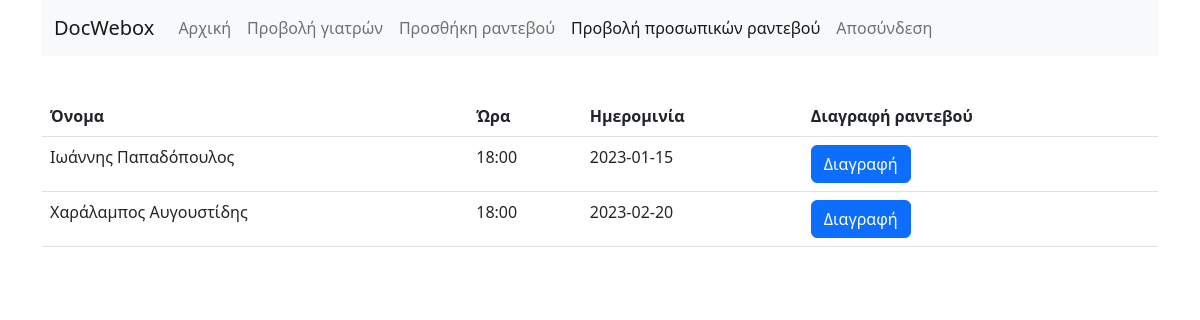
Page /showAppointments.php (signed in) on the committed database.
### tables this page shows
CREATE TABLE `calendar` (
  `id` int(11) NOT NULL,
  `id_doc` int(11) NOT NULL,
  `id_pat` int(11) NOT NULL,
  `time` time(6) NOT NULL,
  `date` date NOT NULL
);

CREATE TABLE `docs` (
  `id` int(11) NOT NULL,
  `fname` varchar(15) NOT NULL,
  `lname` varchar(15) NOT NULL,
  `exp` varchar(20) NOT NULL,
  `loc` varchar(20) NOT NULL
);

### showAppointments.php (the view, shortened to what this page needs)
<?php
include "connect.php";
?>
<!DOCTYPE html>
<html>
	<head>
    	<link href="https://cdn.jsdelivr.net/npm/bootstrap@5.2.3/dist/css/bootstrap.min.css" rel="stylesheet">
	</head>
	<body>
	<div class="container">
	<nav class="navbar navbar-expand-lg navbar-light bg-light">
		<div class="container-fluid">
			<a class="navbar-brand" href="#">DocWebox</a>
			<div class="collapse navbar-collapse" id="navbarNavAltMarkup">
				<div class="navbar-nav">
				<a class="nav-item nav-link " href="welcome.php">Αρχική</a>
				<a class="nav-item nav-link " href="showDocs.php">Προβολή γιατρών</a>
				<a class="nav-item nav-link " href="addAppointment.php">Προσθήκη ραντεβού</a>
				<?php
					$patid = $_SESSION['patid'];
					echo "<a class='nav-item nav-link active' aria-current='page' href='showAppointments.php'>Προβολή προσωπικών ραντεβού</a>";
				?>
				<a class="nav-item nav-link " href="login_register.html">Αποσύνδεση</a>
				</div>
			</div>
		</div>
    </nav>
		<br/>
		<div class='table-responsive'>
		<table class="table table bordered">
			<?php
				$sql = "SELECT id,id_doc, DATE_FORMAT(time, '%H:%i') AS time, date FROM calendar WHERE id_pat = $patid";
				$result = $conn->query($sql);
				if ($result->num_rows > 0) {
					echo "<table class='table table bordered'><tr><th>Όνομα</th><th>Ώρα</th><th>Ημερομινία</th><th>Διαγραφή ραντεβού</th></tr>";
					while($row = $result->fetch_assoc()) {
						$num = $row["id"];
						$docId = $row["id_doc"];
						$sql2 = "SELECT fname,lname FROM docs WHERE id = $docId";
						$result2 = $conn->query($sql2);
						$row2 = $result2->fetch_assoc();
						echo "<tr><td>".$row2["fname"]." ".$row2["lname"]."</td>
						<td>".$row["time"]."</td>
						<td>".$row["date"]."</td>
						<td >"."<a href='delete.php?playerID=".$num."' class = delete><button class='btn btn-primary'>Διαγραφή</button></a>"."</td>
						</tr>";
					}
					echo "</table>";
				} else {
					echo "Δεν Έχετε Προγραμματίσει Κανένα Ραντεβού";
				}
		?>
		</div>
		</div>
		</body>
</html>

### showAppointments.php (style rules this page uses)
th, td { border: 1px solid black; }

### rows in the picture
calendar: id_doc.fname "Ιωάννης", id_doc.lname "Παπαδόπουλος", time "18:00", date "2023-01-15"
calendar: id_doc.fname "Χαράλαμπος", id_doc.lname "Αυγουστίδης", time "18:00", date "2023-02-20"
